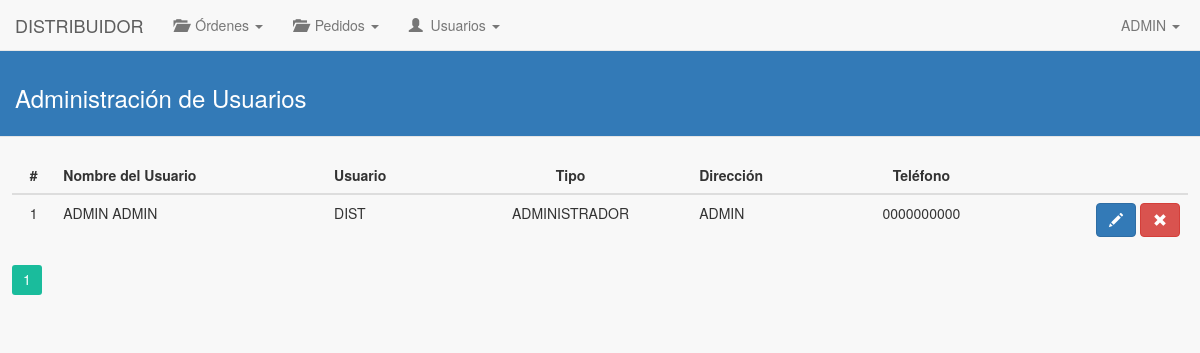
/distribuidor/usuarios/index.php (signed in), run on an earlier commit of the app's database.
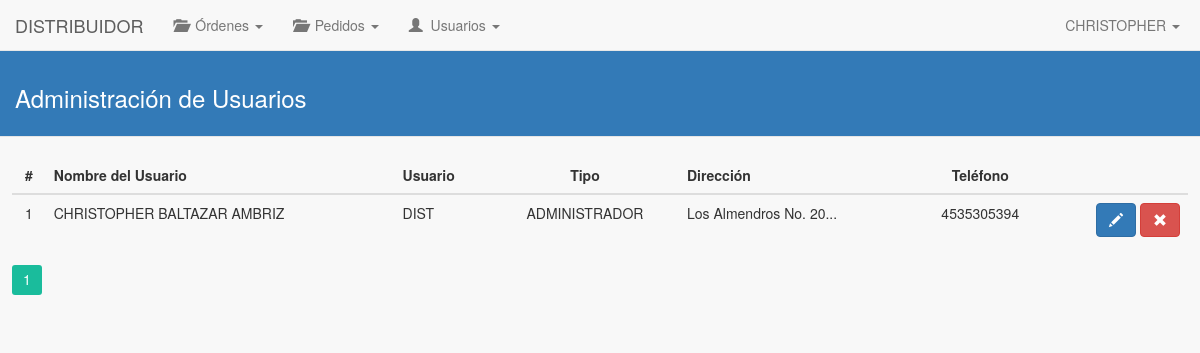
And on a later commit of the database.
### tables this page shows
CREATE TABLE IF NOT EXISTS `usuario_distribuidor` (
  `id_usuario_distribuidor` int(11) NOT NULL AUTO_INCREMENT,
  `nombre_usuario_distribuidor` varchar(100) NOT NULL,
  `apellido_usuario_distribuidor` varchar(100) NOT NULL,
  `direccion_usuario_distribuidor` text NOT NULL,
  `telefono_usuario_distribuidor` varchar(20) NOT NULL,
  `entradas` int(11) NOT NULL DEFAULT '0',
  `pedidos` int(11) NOT NULL DEFAULT '0',
  `envios` int(11) NOT NULL DEFAULT '0',
  `id_usuario_fk` int(11) NOT NULL,
  `id_distribuidor_fk` int(11) NOT NULL,
  PRIMARY KEY (`id_usuario_distribuidor`),
  KEY `id_usuario_fk_idx` (`id_usuario_fk`),
  KEY `id_distribuidor_fk_idx` (`id_distribuidor_fk`)
);

CREATE TABLE IF NOT EXISTS `usuarios` (
  `id_usuario` int(11) NOT NULL AUTO_INCREMENT,
  `nombre_usuario` varchar(100) NOT NULL,
  `contrasena_usuario` varchar(45) NOT NULL,
  `tipo_socio_usuario` int(11) NOT NULL,
  `nivel_autorizacion_usuario` int(11) NOT NULL,
  `fecha_creacion_usuario` date NOT NULL,
  `fecha_modificacion_usuario` date NOT NULL,
  `estado_usuario` int(11) NOT NULL,
  PRIMARY KEY (`id_usuario`),
  UNIQUE KEY `nombre_usuario` (`nombre_usuario`)
);

### distribuidor/usuarios/index.php (the view, shortened to what the changed rows need)
<!DOCTYPE html>
<html>
	<head>
		<link rel="stylesheet" type="text/css" href="../../lib/bootstrap-3.3.5/css/bootstrap.min.css">
		<link rel='stylesheet' type='text/css' href='../../lib/pagination/css.css'/>
		<link rel="stylesheet" type="text/css" href="../../css/estilos.css">
	</head>
	<body>
		<?php
			include('../mod/navbar.php');
		?>
		<div class="contenido-general">
			<div class="contenido-general-2">
				<br>
				<div id="paginacion-resultados">
					<table class="table">
						<thead>
							<tr>
								<th class="centro">#</th>
								<th>Nombre del Usuario</th>
								<th>Usuario</th>
								<th class="centro">Tipo</th>
								<th>Dirección</th>
								<th class="centro">Teléfono</th>
								<th></th>
							</tr>
						</thead>
						<tbody>
							<?php
								$consulta = "SELECT id_distribuidor_fk FROM usuario_distribuidor WHERE id_usuario_fk = ".$_SESSION['id_usuario'];
			      				$resultado = mysql_query($consulta);
			      				$row = mysql_fetch_array($resultado);
			      				$idDistribuidorFK = $row['id_distribuidor_fk'];
								$cont = 1;
								$consulta = "SELECT usus.id_usuario, usudist.id_usuario_distribuidor, usudist.nombre_usuario_distribuidor, usudist.apellido_usuario_distribuidor, usus.nombre_usuario, usus.nivel_autorizacion_usuario, usudist.direccion_usuario_distribuidor, usudist.telefono_usuario_distribuidor, usus.estado_usuario FROM usuario_distribuidor AS usudist, usuarios AS usus WHERE usudist.id_distribuidor_fk = $idDistribuidorFK AND usudist.id_usuario_fk = usus.id_usuario";
								$resultado = mysql_query($consulta);
								while($row = mysql_fetch_array($resultado)){ ?>
									<tr>
						          		<td class="centro"><?php echo $cont; ?></td>
						          		<td><?php echo $nombreUsuario = $row['nombre_usuario_distribuidor']." ".$row['apellido_usuario_distribuidor']; ?></td>
						          		<td><?php echo $row['nombre_usuario']; ?></td>
						          		<td class="centro">
						          			<?php
						          				$estado = $row['nivel_autorizacion_usuario'];
						          				switch($estado) {
						          					case '1': echo "ADMINISTRADOR"; break;
						          				}
						          			?>
						          		</td>
						          		<td>
						          			<?php
						          				$direccion = $row['direccion_usuario_distribuidor'];
						          				if(strlen($direccion) > 20){
							      					$direccion = substr($direccion, 0, 20);
													$direccion = $direccion."...";
							      				}
							      				echo $direccion;
						          			?>
						          		</td>
						          		<td class="centro"><?php echo $row['telefono_usuario_distribuidor']; ?></td>
						          		<td class="derecha">
						          			<?php
						          				$idUsuarioFk = $row['id_usuario'];
						          				$estadoUsuario = $row['estado_usuario'];
						          			?>
						          			<button class="btn btn-primary btn-editar" data-toggle="tooltip" data-placement="top" title="Editar usuario" onClick="editarUsuario(<?php echo $row['id_usuario_distribuidor']; ?>, '<?php echo $idUsuarioFk; ?>', '<?php echo $nombreUsuario; ?>')"><i class="glyphicon glyphicon-pencil"></i></button>
							        		<?php
							        			if($estadoUsuario == 0){ ?>
							        				<button class="btn btn-success btn-baja" data-toggle="tooltip" data-placement="top" title="Dar de alta" onClick="altaUsuario('<?php echo $idUsuarioFk; ?>', '<?php echo $nombreUsuario; ?>')"><i class="glyphicon glyphicon-ok"></i></button>
						          				<?php } else{ ?>
						          					<button class="btn btn-danger btn-alta" data-toggle="tooltip" data-placement="top" title="Dar de baja" onClick="bajaUsuario('<?php echo $idUsuarioFk; ?>', '<?php echo $nombreUsuario; ?>')"><i class="glyphicon glyphicon-remove"></i></button>
						          				<?php }
							        		?>
							        	</td>
						    	    </tr>
								<?php $cont++;
								}
							?>
						</tbody>
					</table>
				</div>
			</div>
		</div>
	</body>
</html>

### distribuidor/mod/navbar.php (shortened to what the changed rows need)
<?php
	$consulta = "SELECT nombre_usuario_distribuidor FROM usuario_distribuidor WHERE id_usuario_fk = ".$_SESSION['id_usuario'];
	$resultado = mysql_query($consulta);
	$row = mysql_fetch_array($resultado);
	$nombreUsuario = $row['nombre_usuario_distribuidor'];
?>
<nav class="navbar navbar-default navbar-fixed-top" role="navigation">
  	<div class="collapse navbar-collapse" id="navbar-collapse-01">
    	<ul class="nav navbar-nav navbar-right">
	        <li class="dropdown">
	          	<a href="#" class="dropdown-toggle" data-toggle="dropdown" role="button" aria-expanded="false"><span class="fui-user"></span> &nbsp;<?php echo $nombreUsuario; ?> <span class="caret"></span></a>
	        </li>
	    </ul>
  	</div>
</nav>

What changed in the data, as far as the page shows it:
changed usuario_distribuidor "DIST": nombre_usuario_distribuidor "ADMIN" → "CHRISTOPHER"; nombre_usuario_distribuidor+apellido_usuario_distribuidor "ADMIN ADMIN" → "CHRISTOPHER BALTAZAR AMBRIZ"; direccion_usuario_distribuidor "ADMIN" → "Los Almendros No. 20..."; telefono_usuario_distribuidor "0000000000" → "4535305394"
